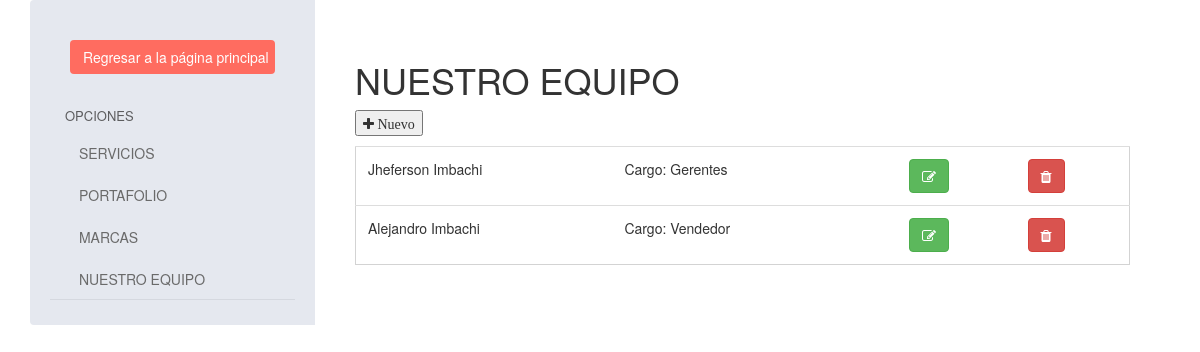
The page /admin/team.php (signed in) on the database its author committed.
### tables this page shows
CREATE TABLE `team` (
  `id` int(11) NOT NULL,
  `name` varchar(45) NOT NULL,
  `role` varchar(45) NOT NULL,
  `facebook` text DEFAULT NULL,
  `twitter` text DEFAULT NULL,
  `image` text DEFAULT NULL
);

### admin/team.php (the view, shortened to what this page needs)
<!DOCTYPE html>
<html lang="es">
<head>
    <link rel="stylesheet" href="../assets/css/admin_home.css" />
    <link href="//maxcdn.bootstrapcdn.com/bootstrap/3.3.0/css/bootstrap.min.css" rel="stylesheet" id="bootstrap-css" />
</head>
<body>
    <div class="container">
        <link rel="stylesheet prefetch"
            href="http://maxcdn.bootstrapcdn.com/font-awesome/4.2.0/css/font-awesome.min.css" />
        <div class="mail-box">
            <aside class="sm-side">
                <div class="inbox-body">
                    <a href="../home.php" data-toggle="modal" title="Compose" class="btn btn-compose">
                        Regresar a la página principal
                    </a>
                </div>
                <ul class="nav nav-pills nav-stacked labels-info inbox-divider">
                    <li>
                        <h4>OPCIONES</h4>
                    </li>
                    <li>
                        <a href="./services.php">
                            <i class="fa fa-sign-blank text-danger"></i> SERVICIOS
                        </a>
                    </li>
                    <li>
                        <a href="./products.php">
                            <i class="fa fa-sign-blank text-success"></i> PORTAFOLIO
                        </a>
                    </li>
                    <li>
                        <a href="./brands.php">
                            <i class="fa fa-sign-blank text-info"></i> MARCAS
                        </a>
                    </li>
                    <li>
                        <a href="./team.php">
                            <i class="fa fa-sign-blank text-warning"></i> NUESTRO EQUIPO
                        </a>
                    </li>
                </ul>
            </aside>
            <aside class="lg-side">
                <div class="inbox-body">
                    <div class="mail-option">
                        <div class="btn-group">
                            <h1>NUESTRO EQUIPO</h1>
                            <button id="openModal"><i class="fa fa-plus"> Nuevo</i></button>
                        </div>
                    </div>
                    <table class="table table-inbox table-hover">
                        <tbody>
                            <?php
                                include_once("../config/connection.php");
                                $sql=$mysqli->query("SELECT * FROM team");
                                while ($data = $sql->fetch_object()) {
                            ?>
                            <tr class="">
                                <td class="view-message dont-show"><?= $data->name ?></td>
                                <td class="view-message">Cargo: <?= $data->role ?></td>
                                <td class="view-message inbox-small-cells"></td>
                                <td class="inbox-small-cells"><a href="./team.php?id=<?= $data->id ?>"
                                        class="btn btn-success"><i class="fa fa-edit"></i></a></td>
                                <td class="inbox-small-cells"><a href="../controller/deleteTeam.php?id=<?= $data->id ?>" class="btn btn-danger"><i class="fa fa-trash"></i></a></td>
                            </tr>
                            <?php
                                }
                            ?>
                        </tbody>
                    </table>
                </div>
            </aside>
        </div>
    </div>
</body>
</html>

### assets/css/admin_home.css (style rules this page uses)
.mail-box { border-collapse: collapse; border-spacing: 0; display: table; table-layout: fixed; width: 100%; }
.mail-box aside { display: table-cell; float: none; height: 100%; padding: 20px; vertical-align: top; }
.mail-box .sm-side { background: none repeat scroll 0 0 #e5e8ef; border-radius: 4px 0 0 4px; width: 25%; padding: 20px; }
.mail-box .lg-side { background: none repeat scroll 0 0 #fff; border-radius: 0 4px 4px 0; width: 75%; }
.inbox-body { padding: 20px; }
.btn-compose { background: none repeat scroll 0 0 #ff6c60; color: #fff; padding: 12px 0; text-align: center; width: 100%; }
.inbox-divider { border-bottom: 1px solid #d5d8df; }
ul.labels-info li h4 { color: #5c5c5e; font-size: 13px; padding-left: 15px; padding-right: 15px; padding-top: 5px; text-transform: uppercase; }
ul.labels-info li { margin: 0; }
ul.labels-info li a { border-radius: 0; color: #6a6a6a; }
.table-inbox { border: 1px solid #d3d3d3; margin-bottom: 0; }
.table-inbox tr td { padding: 12px !important; }
.mail-option { display: inline-block; margin-bottom: 10px; width: 100%; }
.mail-option .chk-all, .mail-option .btn-group { margin-right: 5px; }
ul { list-style-type: none; padding: 0px; margin: 0px; }

### rows shown on the page
team: name "Jheferson Imbachi", role "Gerentes"
team: name "Alejandro Imbachi", role "Vendedor"
